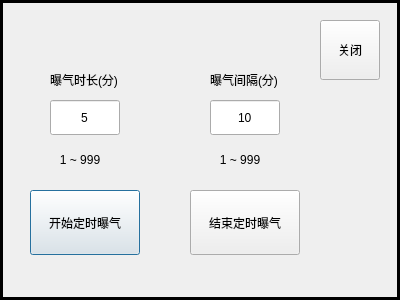
<?xml version="1.0" encoding="UTF-8"?>
<ui version="4.0">
 <class>CustomFerSettingDialog</class>
 <widget class="QDialog" name="CustomFerSettingDialog">
  <property name="geometry">
   <rect>
    <x>0</x>
    <y>0</y>
    <width>400</width>
    <height>300</height>
   </rect>
  </property>
  <property name="windowTitle">
   <string>Dialog</string>
  </property>
  <widget class="QLabel" name="label1">
   <property name="geometry">
    <rect>
     <x>50</x>
     <y>70</y>
     <width>90</width>
     <height>20</height>
    </rect>
   </property>
   <property name="text">
    <string>曝气时长(分)</string>
   </property>
  </widget>
  <widget class="QLabel" name="label2">
   <property name="geometry">
    <rect>
     <x>210</x>
     <y>70</y>
     <width>90</width>
     <height>20</height>
    </rect>
   </property>
   <property name="text">
    <string>曝气间隔(分)</string>
   </property>
  </widget>
  <widget class="QLineEdit" name="aerationTimeLineEdit">
   <property name="geometry">
    <rect>
     <x>50</x>
     <y>100</y>
     <width>70</width>
     <height>35</height>
    </rect>
   </property>
   <property name="text">
    <string>5</string>
   </property>
   <property name="alignment">
    <set>Qt::AlignCenter</set>
   </property>
  </widget>
  <widget class="QLineEdit" name="aerationSpaceLineEdit">
   <property name="geometry">
    <rect>
     <x>210</x>
     <y>100</y>
     <width>70</width>
     <height>35</height>
    </rect>
   </property>
   <property name="inputMask">
    <string/>
   </property>
   <property name="text">
    <string>10</string>
   </property>
   <property name="alignment">
    <set>Qt::AlignCenter</set>
   </property>
  </widget>
  <widget class="QPushButton" name="customFerButton">
   <property name="geometry">
    <rect>
     <x>30</x>
     <y>190</y>
     <width>110</width>
     <height>65</height>
    </rect>
   </property>
   <property name="text">
    <string>开始定时曝气</string>
   </property>
  </widget>
  <widget class="QLabel" name="label">
   <property name="geometry">
    <rect>
     <x>40</x>
     <y>150</y>
     <width>80</width>
     <height>20</height>
    </rect>
   </property>
   <property name="text">
    <string>1 ~ 999</string>
   </property>
   <property name="alignment">
    <set>Qt::AlignCenter</set>
   </property>
  </widget>
  <widget class="QLabel" name="label_2">
   <property name="geometry">
    <rect>
     <x>200</x>
     <y>150</y>
     <width>80</width>
     <height>20</height>
    </rect>
   </property>
   <property name="text">
    <string>1 ~ 999</string>
   </property>
   <property name="alignment">
    <set>Qt::AlignCenter</set>
   </property>
  </widget>
  <widget class="QPushButton" name="customFerButton_2">
   <property name="geometry">
    <rect>
     <x>320</x>
     <y>20</y>
     <width>60</width>
     <height>60</height>
    </rect>
   </property>
   <property name="text">
    <string>关闭</string>
   </property>
  </widget>
  <widget class="Line" name="line">
   <property name="geometry">
    <rect>
     <x>0</x>
     <y>297</y>
     <width>400</width>
     <height>3</height>
    </rect>
   </property>
   <property name="frameShadow">
    <enum>QFrame::Plain</enum>
   </property>
   <property name="lineWidth">
    <number>3</number>
   </property>
   <property name="orientation">
    <enum>Qt::Horizontal</enum>
   </property>
  </widget>
  <widget class="Line" name="line_2">
   <property name="geometry">
    <rect>
     <x>0</x>
     <y>0</y>
     <width>400</width>
     <height>3</height>
    </rect>
   </property>
   <property name="frameShadow">
    <enum>QFrame::Plain</enum>
   </property>
   <property name="lineWidth">
    <number>3</number>
   </property>
   <property name="orientation">
    <enum>Qt::Horizontal</enum>
   </property>
  </widget>
  <widget class="Line" name="line_3">
   <property name="geometry">
    <rect>
     <x>0</x>
     <y>0</y>
     <width>3</width>
     <height>300</height>
    </rect>
   </property>
   <property name="frameShadow">
    <enum>QFrame::Plain</enum>
   </property>
   <property name="lineWidth">
    <number>3</number>
   </property>
   <property name="orientation">
    <enum>Qt::Vertical</enum>
   </property>
  </widget>
  <widget class="Line" name="line_4">
   <property name="geometry">
    <rect>
     <x>397</x>
     <y>0</y>
     <width>3</width>
     <height>300</height>
    </rect>
   </property>
   <property name="frameShadow">
    <enum>QFrame::Plain</enum>
   </property>
   <property name="lineWidth">
    <number>3</number>
   </property>
   <property name="orientation">
    <enum>Qt::Vertical</enum>
   </property>
  </widget>
  <widget class="QPushButton" name="endCustomFerButton">
   <property name="geometry">
    <rect>
     <x>190</x>
     <y>190</y>
     <width>110</width>
     <height>65</height>
    </rect>
   </property>
   <property name="text">
    <string>结束定时曝气</string>
   </property>
  </widget>
 </widget>
 <resources/>
 <connections/>
</ui>
